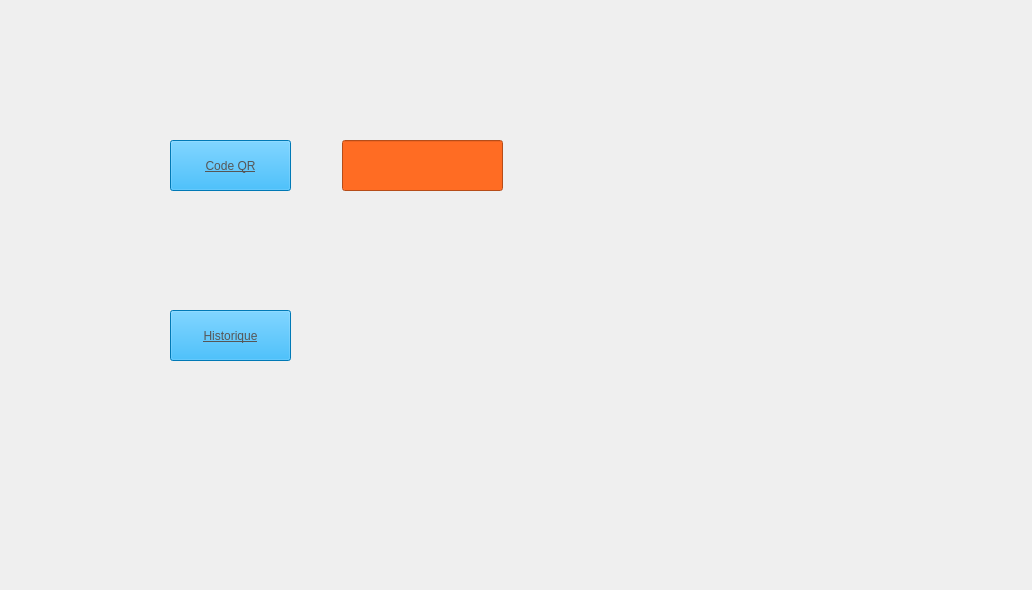
    <widget class="QWidget" name="tab_12">
     <attribute name="title">
      <string>Code  QR et Historique</string>
     </attribute>
     <widget class="QPushButton" name="pushButton_QR">
      <property name="geometry">
       <rect>
        <x>170</x>
        <y>140</y>
        <width>121</width>
        <height>51</height>
       </rect>
      </property>
      <property name="styleSheet">
       <string notr="true">background-color: rgb(0, 170, 255);


color: rgb(86, 86, 86);

font: 700 italic 12pt &quot;Segoe UI&quot;;
text-decoration: underline;
</string>
      </property>
      <property name="text">
       <string>Code QR</string>
      </property>
     </widget>
     <widget class="QLabel" name="qrcodecommande">
      <property name="enabled">
       <bool>true</bool>
      </property>
      <property name="geometry">
       <rect>
        <x>440</x>
        <y>130</y>
        <width>200</width>
        <height>200</height>
       </rect>
      </property>
      <property name="sizePolicy">
       <sizepolicy hsizetype="Fixed" vsizetype="Fixed">
        <horstretch>0</horstretch>
        <verstretch>0</verstretch>
       </sizepolicy>
      </property>
      <property name="minimumSize">
       <size>
        <width>200</width>
        <height>200</height>
       </size>
      </property>
      <property name="maximumSize">
       <size>
        <width>200</width>
        <height>200</height>
       </size>
      </property>
      <property name="text">
       <string/>
      </property>
     </widget>
     <widget class="QPushButton" name="pushButton_22">
      <property name="geometry">
       <rect>
        <x>170</x>
        <y>310</y>
        <width>121</width>
        <height>51</height>
       </rect>
      </property>
      <property name="styleSheet">
       <string notr="true">background-color: rgb(0, 170, 255);


color: rgb(86, 86, 86);

font: 700 italic 12pt &quot;Segoe UI&quot;;
text-decoration: underline;
</string>
      </property>
      <property name="text">
       <string>Historique</string>
      </property>
     </widget>
     <widget class="QLineEdit" name="CINQR">
      <property name="geometry">
       <rect>
        <x>342</x>
        <y>140</y>
        <width>161</width>
        <height>51</height>
       </rect>
      </property>
      <property name="styleSheet">
       <string notr="true">background-color: rgb(255, 108, 35);</string>
      </property>
     </widget>
     <widget class="QLabel" name="qrcodeLabel">
      <property name="geometry">
       <rect>
        <x>530</x>
        <y>70</y>
        <width>251</width>
        <height>201</height>
       </rect>
      </property>
      <property name="text">
       <string/>
      </property>
     </widget>
     <widget class="QLabel" name="label_pic16">
      <property name="geometry">
       <rect>
        <x>2</x>
        <y>-61</y>
        <width>1021</width>
        <height>581</height>
       </rect>
      </property>
      <property name="text">
       <string/>
      </property>
     </widget>
     <zorder>label_pic16</zorder>
     <zorder>pushButton_QR</zorder>
     <zorder>qrcodecommande</zorder>
     <zorder>pushButton_22</zorder>
     <zorder>CINQR</zorder>
     <zorder>qrcodeLabel</zorder>
    </widget>
